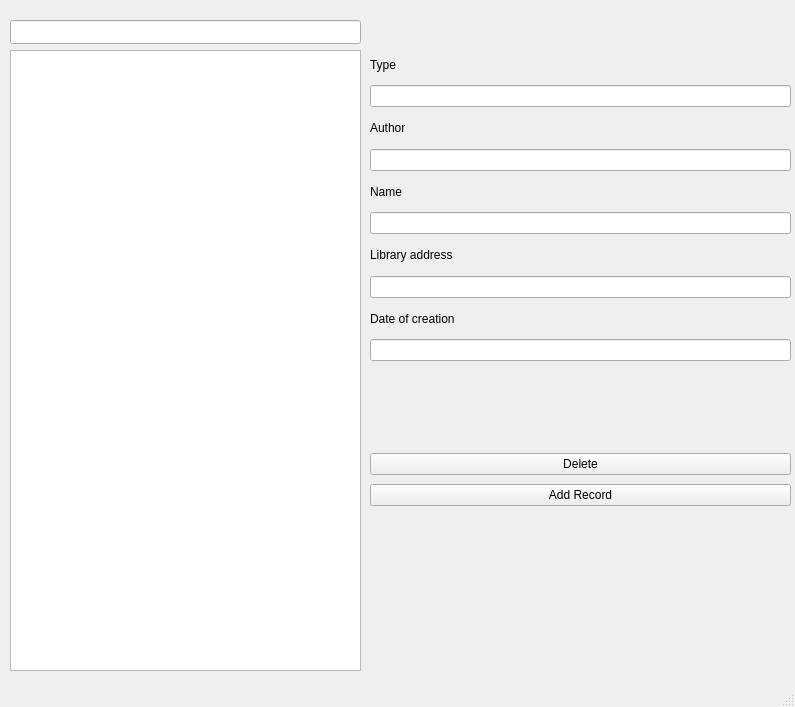
<?xml version="1.0" encoding="UTF-8"?>
<ui version="4.0">
 <class>MainWindow</class>
 <widget class="QMainWindow" name="MainWindow">
  <property name="geometry">
   <rect>
    <x>0</x>
    <y>0</y>
    <width>795</width>
    <height>707</height>
   </rect>
  </property>
  <property name="windowTitle">
   <string>MainWindow</string>
  </property>
  <widget class="QWidget" name="centralwidget">
   <widget class="QListWidget" name="listWidget">
    <property name="geometry">
     <rect>
      <x>10</x>
      <y>50</y>
      <width>351</width>
      <height>621</height>
     </rect>
    </property>
   </widget>
   <widget class="QLineEdit" name="searchLineEdit">
    <property name="geometry">
     <rect>
      <x>10</x>
      <y>20</y>
      <width>351</width>
      <height>24</height>
     </rect>
    </property>
   </widget>
   <widget class="QWidget" name="">
    <property name="geometry">
     <rect>
      <x>370</x>
      <y>50</y>
      <width>421</width>
      <height>311</height>
     </rect>
    </property>
    <layout class="QVBoxLayout" name="verticalLayout">
     <item>
      <widget class="QLabel" name="label">
       <property name="text">
        <string>Type</string>
       </property>
      </widget>
     </item>
     <item>
      <widget class="QLineEdit" name="typeLineEdit"/>
     </item>
     <item>
      <widget class="QLabel" name="label_3">
       <property name="text">
        <string>Author</string>
       </property>
      </widget>
     </item>
     <item>
      <widget class="QLineEdit" name="nameLineEdit"/>
     </item>
     <item>
      <widget class="QLabel" name="label_2">
       <property name="text">
        <string>Name</string>
       </property>
      </widget>
     </item>
     <item>
      <widget class="QLineEdit" name="authorLineEdit"/>
     </item>
     <item>
      <widget class="QLabel" name="label_4">
       <property name="text">
        <string>Library address</string>
       </property>
      </widget>
     </item>
     <item>
      <widget class="QLineEdit" name="addressLineEdit"/>
     </item>
     <item>
      <widget class="QLabel" name="label_5">
       <property name="text">
        <string>Date of creation</string>
       </property>
      </widget>
     </item>
     <item>
      <widget class="QLineEdit" name="dateLineEdit"/>
     </item>
    </layout>
   </widget>
   <widget class="QWidget" name="">
    <property name="geometry">
     <rect>
      <x>370</x>
      <y>450</y>
      <width>421</width>
      <height>61</height>
     </rect>
    </property>
    <layout class="QVBoxLayout" name="verticalLayout_2">
     <item>
      <widget class="QPushButton" name="deleteButton">
       <property name="text">
        <string>Delete</string>
       </property>
      </widget>
     </item>
     <item>
      <widget class="QPushButton" name="addButton">
       <property name="text">
        <string>Add Record</string>
       </property>
      </widget>
     </item>
    </layout>
   </widget>
  </widget>
  <widget class="QMenuBar" name="menubar">
   <property name="geometry">
    <rect>
     <x>0</x>
     <y>0</y>
     <width>795</width>
     <height>21</height>
    </rect>
   </property>
  </widget>
  <widget class="QStatusBar" name="statusbar"/>
 </widget>
 <resources/>
 <connections/>
</ui>
